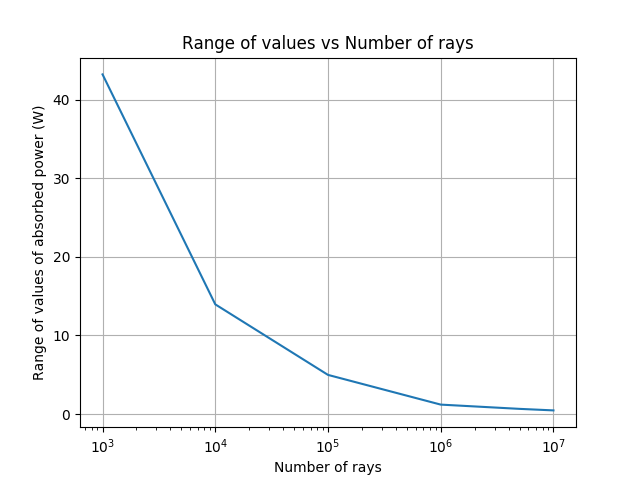

Recreate this plot in Python.
# If you are not familiar with Python, this is where we load all the modules that we will need in this code.
import numpy as N # Numpy is basically the matlab equivalent in Python (but better)
from tracer.sources import oblique_solar_rect_bundle # a source model
from tracer.assembly import Assembly # the Assembly class that we use to regroup all the things in our model and give to the ray-tracing engine
from tracer.object import AssembledObject # The AssembledObject class that is used to create objects that are composed of surfaces.
from tracer.surface import Surface # The surface is what holds the informatipon of the geometry and the optical properties of the things we want to model
from tracer.flat_surface import RectPlateGM # The rectangular plate geometry manager
from tracer.optics_callables import LambertianReceiver, LambertianReflector # the opticla properties manager that can manage diffuse reflections and keep track of the loctaion of the hist and the energy absorbed.
from tracer.spatial_geometry import * # These are useful functiosn to generate rotation matrices etc. The '*' means that we import everything
from tracer.tracer_engine import TracerEngine # The ray-tracing engine that coordinates the ray-tracing process
from tracer.CoIn_rendering.rendering import Renderer
import matplotlib.pyplot as plt

# created a function to use in the analysis
def run (num_rays):

    theta_zenith_source = 10./180.*N.pi #everything is done in rafdians in tracer.
    theta_zenith_plate = 20./180.*N.pi #everything is done in rafdians in tracer.
    theta_azimuth = N.pi/2.

    ####################
    # 1: Source creation:

    # num_rays = 1000000 # Number of rays to be traced.
    center = N.vstack([0, N.sin(-theta_zenith_plate), N.cos(theta_zenith_plate)]) # center of the source geometry. vstack makes the vector vertical. We use a bit of trigonometry to place the center of the source on the normal vector from the surface we will model.
    zenith_direction = [0,0,1] # verical direction in 3D space.
    source_direction = N.dot(zenith_direction, rotz(theta_azimuth)[:3,:3]) # We rotate around z to align with the azimuth angle of the surface
    source_direction = N.dot(source_direction, rotx(N.pi-theta_zenith_plate)[:3,:3]) # We rotate around x to align with the zenith angle of the plate, plus pi to come from that direction instead of going there. Now we have the direction of the source normal. This has to be a vector of unit length. We rotate the source to be parallel to the flat surface.
    rays_direction = N.dot(zenith_direction, rotz(theta_azimuth)[:3,:3])
    rays_direction = N.dot(rays_direction, rotx(N.pi-theta_zenith_source)[:3,:3]) # General direction of propagation of the rays, this time woith the source angle.
    x = 1.5 # Length in x direction
    y = 2.5 # Length in y direction
    ang_range = 4.65e-3 #(rad) this is the typical angular range of the solar disk. This way of modelling the DNI is called the "Pillbox" unshape model.
    flux = 1000. # (W/m2) the solar irradiance modelled by the source. Here we need to be careful about aaht we model; namely DNI or GHI. If we model DNI, it sis only the Direct Normal Irradiance fraction.

    # source declaration:
    source = oblique_solar_rect_bundle(num_rays, center, source_direction, rays_direction, x, y, ang_range, flux)
    ####################

    ####################
    # 2: Assembly creation:
    panel_absorptivity = 0.9 # absorptivity of the surface

    panel_width = 1. # width of the rectangle plate in m
    panel_height = 2. # height of the rectangle plate in m

    panel_geometry = RectPlateGM(panel_width, panel_height)
    panel_optics = LambertianReceiver(panel_absorptivity)

    plate_rotation = N.dot(rotx(theta_zenith_plate)[:3,:3], rotz(theta_azimuth)[:3,:3]) # Here we directly do the composed rotation matrix to have it as an argument in the following instantiation of the Surface class.

    flat_plate_surface = Surface(geometry=panel_geometry, optics=panel_optics, location=N.array([0,0,0]), rotation=plate_rotation)

    flat_plate_object = AssembledObject(surfs=[flat_plate_surface])

    scene = Assembly(objects=[flat_plate_object])
    ####################

    ####################
    # 3: Build tracer assemply
    engine = TracerEngine(scene)
    ####################

    ####################
    # 4: Ray-trace:
    engine.ray_tracer(bundle=source) # bundle is a ray-bundle object from tracer. Source functions return ray-bundle objects.
    #Renderer(engine).show_rays() # If you want to skip the rendering, just comment this line by adding a '#' charater at the start.
    ####################

    ####################
    # 5: Analyse results:
    absorbed_energy, hit_locations = panel_optics.get_all_hits()
    #print hit_locations.shape
    hit_locations = flat_plate_surface.global_to_local(hit_locations) # This is VERY usefu. you can use the global_to_local from a surface to transpose the cooridinates in the global referential to the ones in the local coordinate system of the surface. It makes binning much easier.


    
    from sys import path # this is something to find your local directory without having to type the whole address

    bins, xedges, yedges = N.histogram2d(hit_locations[0,:], y=hit_locations[1,:], bins=(6,12), weights=absorbed_energy)

    ####################

    flat_bins = [item for sublist in bins for item in sublist] #single array of values of absorbed power

    difference = max(flat_bins)-min(flat_bins) #finds the difference in values of absorbed power (W)
    return difference


num_rays_list = [1000, 10000, 100000, 1000000, 5000000, 10000000] #different values of num_rays to analyse 

ranges = map(run, num_rays_list)

#there is a lot of randomness so i want to find the average difference for each value of num_rays
def findAvg (num_rays) : 
    sum = 0
    n = 10
    for i in range(n) :
       sum = sum + run(num_rays)
    return sum/n


#avg_ranges = map(findAvg, num_rays_list)


from sys import path

print ranges
plt.plot(num_rays_list, ranges)
plt.xscale('log')
plt.grid(True)
plt.title('Range of values vs Number of rays')
plt.xlabel('Number of rays')
plt.ylabel('Range of values of absorbed power (W)')
#plt.show()

plt.savefig(path[0]+'/num_rays_analysis.png')